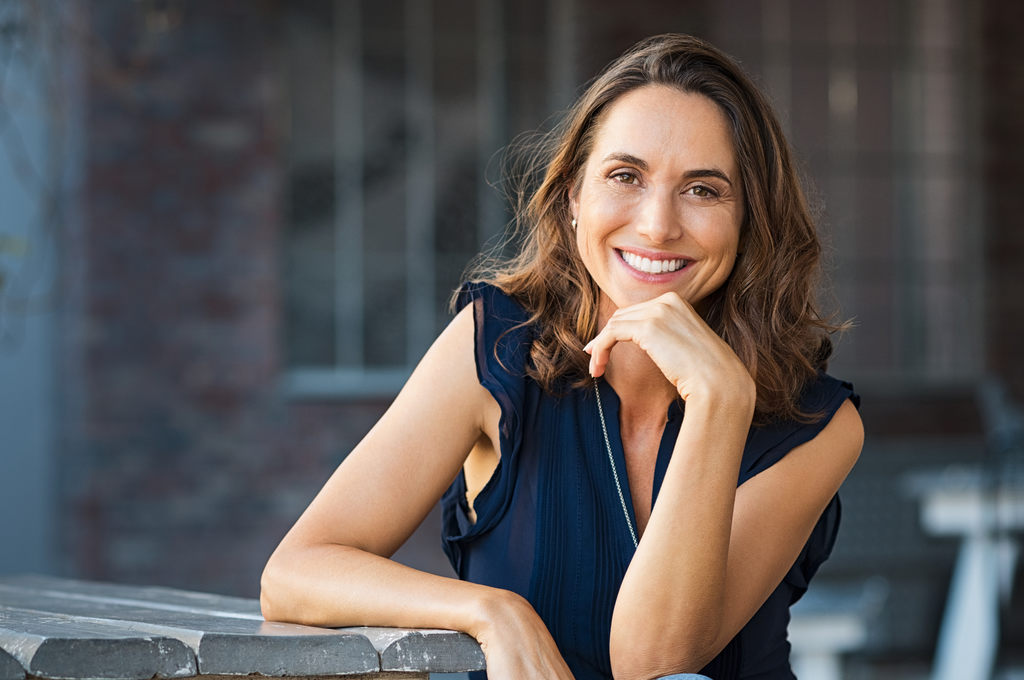
#> input picture imagem_teste.jpg, 1024 x 680 px
$ python kool.py
#> lines starting #> are read from the running program, lines starting #| are printed output that depends on the picture; after the words box and inside, x2 and y2 are one past the last pixel; in counts of white or black regions, pixels touching at a corner belong together
import cv2
# from google.colab.patches import cv2_imshow
import numpy as np

imagePath = 'imagem_teste.jpg'
#leia a imagem
image = cv2.imread(imagePath)
#> image is the input picture: shape (680, 1024, 3); mean B, G, R 85.6, 86.2, 90.9

cascadePath = 'haarcascade_frontalface_default.xml'
#vamos utilizar novamente o classificador provido pelo opencv
faceCascade = cv2.CascadeClassifier(cv2.data.haarcascades + "haarcascade_frontalface_default.xml")
#a detecção de face é feita em imagem em escala de cinza
#vamos convert a imagem original
gray = cv2.cvtColor(image, cv2.COLOR_BGR2GRAY)
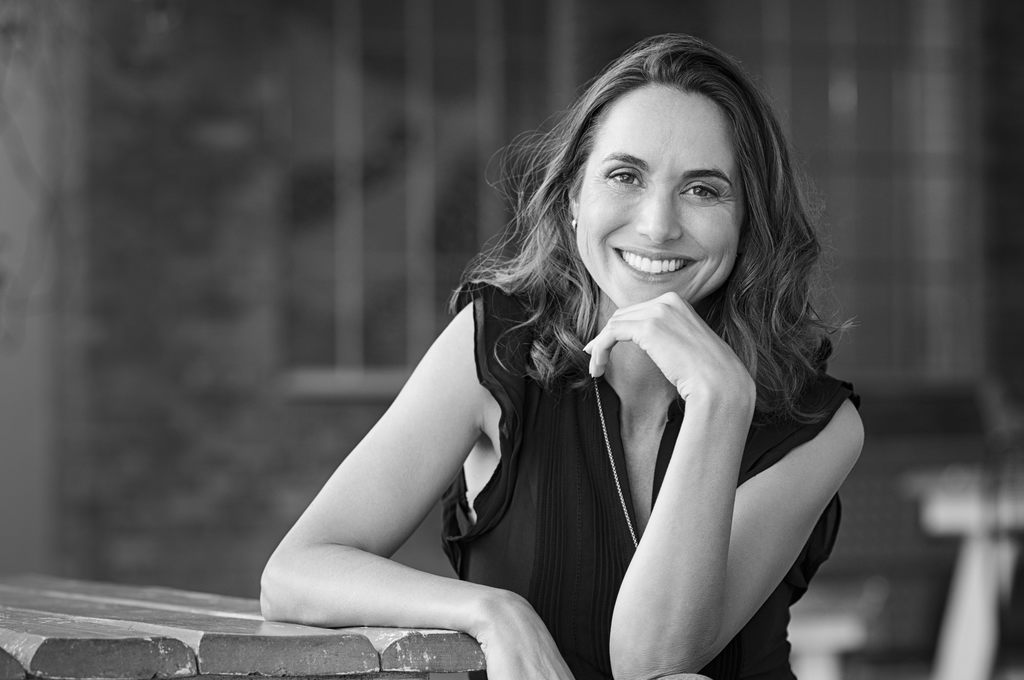
#> gray: shape (680, 1024); min 0, max 255, mean 87.5
#vamos utilizar o método detectMultiScale com
faces = faceCascade.detectMultiScale(
    gray,
    minSize=(30, 30),
    flags = cv2.CASCADE_SCALE_IMAGE
)
#> faces = [[548, 96, 220, 220]]
#imprimindo quantas faces foram encontradas
print("Found {0} faces!".format(len(faces)))
#| Found 1 faces!

for (x, y, w, h) in faces:
  cv2.rectangle(image, (x, y), (x+w, y+h), (0, 255, 0), 2)
  cv2.imshow(image)
  cv2.waitKey(0)
#> this loop made 1 pass
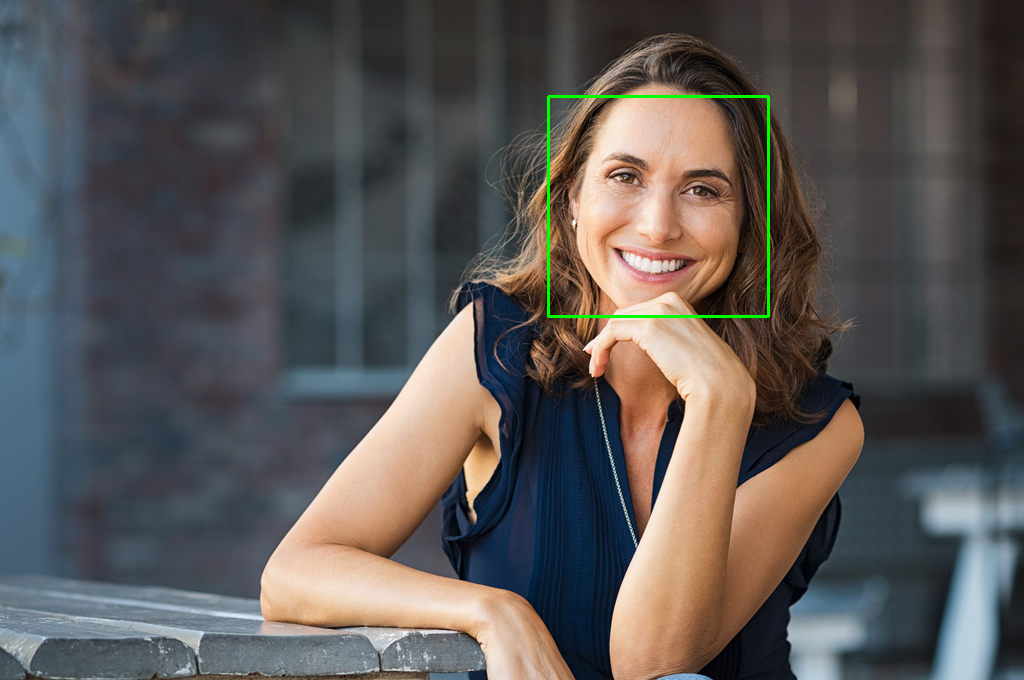
#> image: shape (680, 1024, 3); 0.38% of pixels changed, all inside (x1, y1, x2, y2) = (547, 95, 770, 318)
